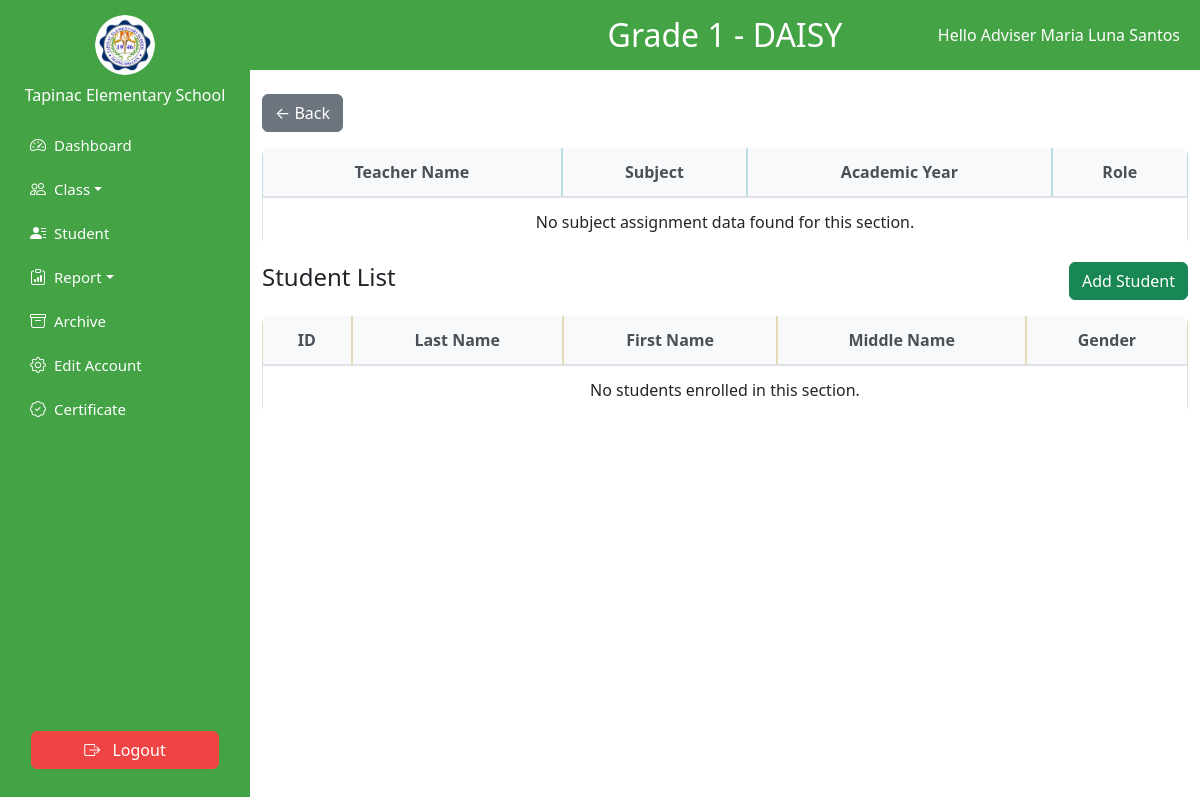
The app's page /views/adviser/section_page.php?section_id=4 (signed in), older data.
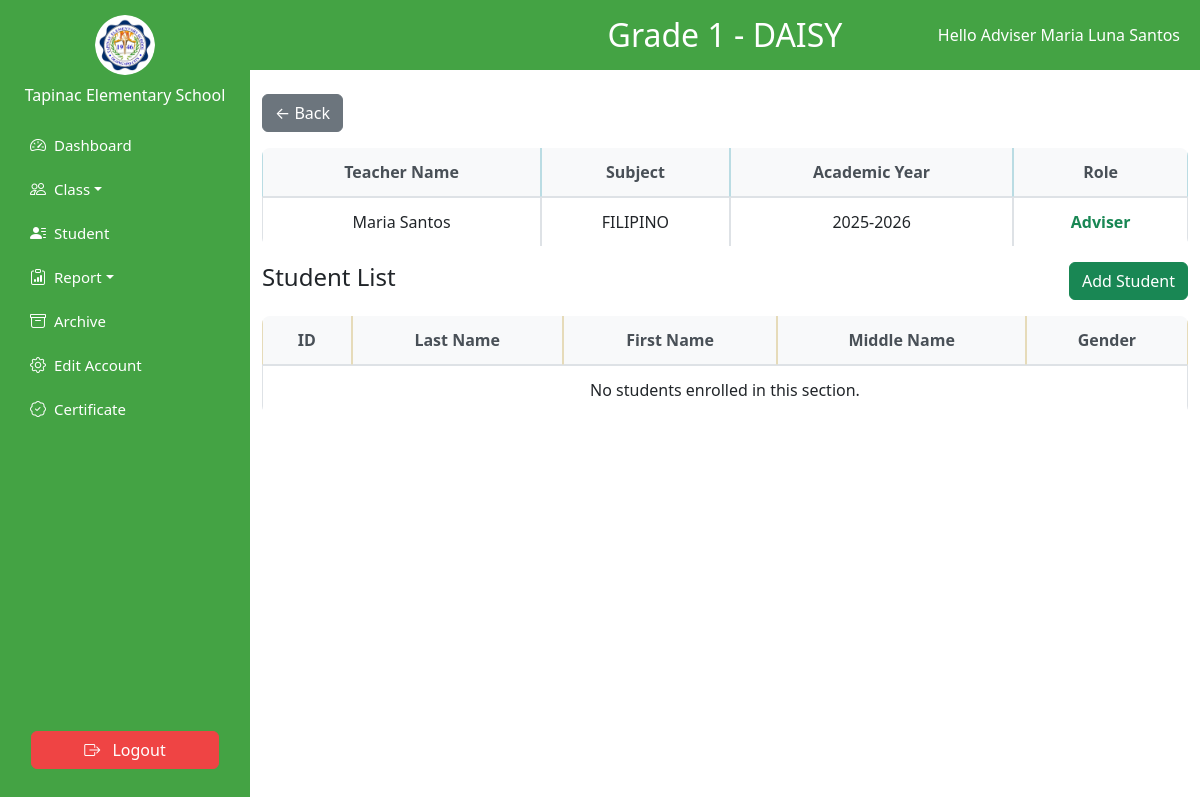
The same page, newer data.
### tables this page shows
CREATE TABLE `subject_assignments` (
  `id` int(11) NOT NULL,
  `teacher_id` int(11) NOT NULL,
  `subject_id` int(11) NOT NULL,
  `grade_level_id` int(11) NOT NULL,
  `section_id` int(11) NOT NULL,
  `academic_year_id` int(11) NOT NULL
);

CREATE TABLE `teachers` (
  `id` int(11) NOT NULL,
  `fname` varchar(100) NOT NULL,
  `mname` varchar(100) DEFAULT NULL,
  `lname` varchar(100) NOT NULL,
  `email` varchar(255) NOT NULL,
  `created_at` datetime DEFAULT current_timestamp(),
  `updated_at` datetime DEFAULT current_timestamp() ON UPDATE current_timestamp()
);

CREATE TABLE `subjects` (
  `id` int(11) NOT NULL,
  `subject_name` varchar(100) DEFAULT NULL,
  `grade_level_id` int(11) NOT NULL
);

### views/adviser/section_page.php (the view, shortened to what the changed rows need)
<?php
include '../../database/db_connection.php';
$role = $_SESSION['role'];
$header_color = ($role === 'masterteacher') ? '#1a1a1a' : '#44A344';
$section_id = null;
$grade = null;
$section_name = null;
$grade_name = null;
$adviser_id = null;
if (isset($_GET['section_id']) && is_numeric($_GET['section_id'])) {
    $section_id = (int) $_GET['section_id'];
    $stmt = $conn->prepare("
        SELECT s.id, s.section_name, s.grade_level_id, s.teacher_id, g.grade_name
        FROM sections s
        INNER JOIN grade_levels g ON s.grade_level_id = g.id
        WHERE s.id = ?
        LIMIT 1
    ");
    $stmt->bind_param("i", $section_id);
    $stmt->execute();
    $res = $stmt->get_result();
    if ($row = $res->fetch_assoc()) {
        $grade = (int)$row['grade_level_id'];
        $section_name = $row['section_name'];
        $grade_name = $row['grade_name'];
        $adviser_id = $row['teacher_id'];
    } else {
        $stmt->close();
        die("Section not found.");
    }
}
$subject_assignments = [];
$sa_check = $conn->query("SHOW TABLES LIKE 'subject_assignments'");
if ($sa_check && $sa_check->num_rows > 0) {
    $stmt = $conn->prepare("
        SELECT sa.teacher_id, t.fname, t.lname, sub.subject_name,
               CONCAT(IFNULL(ay.year_start,''), '-', IFNULL(ay.year_end,'')) AS academic_year
        FROM subject_assignments sa
        INNER JOIN teachers t ON sa.teacher_id = t.id
        INNER JOIN subjects sub ON sa.subject_id = sub.id
        LEFT JOIN academic_years ay ON sa.academic_year_id = ay.id
        WHERE sa.grade_level_id = ? AND sa.section_id = ?
        ORDER BY sub.subject_name, t.lname
    ");
    if ($stmt) {
        $stmt->bind_param("ii", $grade, $section_id);
        $stmt->execute();
        $res = $stmt->get_result();
        while ($r = $res->fetch_assoc()) {
            $subject_assignments[] = $r;
        }
    }
}
?>
<!DOCTYPE html>
<html lang="en">
<head>
  <link rel="stylesheet" href="../../assets/css/sidebar.css" />
  <link rel="stylesheet" href="../../assets/css/all_role_style/style.css" />
  <link href="https://cdn.jsdelivr.net/npm/bootstrap@5.3.0/dist/css/bootstrap.min.css" rel="stylesheet" />
  <link rel="stylesheet" href="https://cdn.jsdelivr.net/npm/bootstrap-icons@1.10.5/font/bootstrap-icons.css" />
</head>
<body>
<div class="main-content">
  <div style="
      position: sticky;
      top: 0;
      z-index: 999;
      background-color: <?= htmlspecialchars($header_color) ?>;
      color: white;
      padding: 20px;
      display: flex;
      justify-content: center;
      align-items: center;
      min-height: 70px;
  ">
    <h2 class="m-0" style="position: absolute; left: 50%; transform: translateX(-50%);">
      <?= htmlspecialchars(($grade_name ?? "Grade {$grade}") . ' - ' . ($section_name ?? 'Section')) ?>
    </h2>
  </div>
  <div class="container mt-4">
    <table class="table table-bordered text-center">
      <thead class="table-info">
        <tr>
          <th>Teacher Name</th>
          <th>Subject</th>
          <th>Academic Year</th>
          <th>Role</th>
        </tr>
      </thead>
      <tbody>
        <?php if (!empty($subject_assignments)): ?>
          <?php foreach ($subject_assignments as $row): ?>
            <tr>
              <td><?= htmlspecialchars(trim($row['fname'] . ' ' . $row['lname'])) ?></td>
              <td><?= htmlspecialchars($row['subject_name']) ?></td>
              <td><?= htmlspecialchars($row['academic_year']) ?></td>
              <td>
                <?php if ($adviser_id !== null && (int)$row['teacher_id'] === (int)$adviser_id): ?>
                  <span class="text-success fw-bold">Adviser</span>
                <?php else: ?>
                  <span class="text-muted">Subject Teacher</span>
                <?php endif; ?>
              </td>
            </tr>
          <?php endforeach; ?>
        <?php else: ?>
          <tr><td colspan="4">No subject assignment data found for this section.</td></tr>
        <?php endif; ?>
      </tbody>
    </table>
    <table class="table table-bordered text-center">
      <thead class="table-warning">
        <tr>
          <th>ID</th>
          <th>Last Name</th>
          <th>First Name</th>
          <th>Middle Name</th>
          <th>Gender</th>
        </tr>
      </thead>
    </table>
  </div>
</div>
</body>
</html>

Row changes from the older to the newer data that the page shows:
now on this page (row edited): subject_assignments: teacher.lname "Maria Santos", subject.subject_name "FILIPINO", academic_year "2025-2026", shows "Adviser"
Text that changed along with them:
text no longer shown: "No subject assignment data found for this section."
